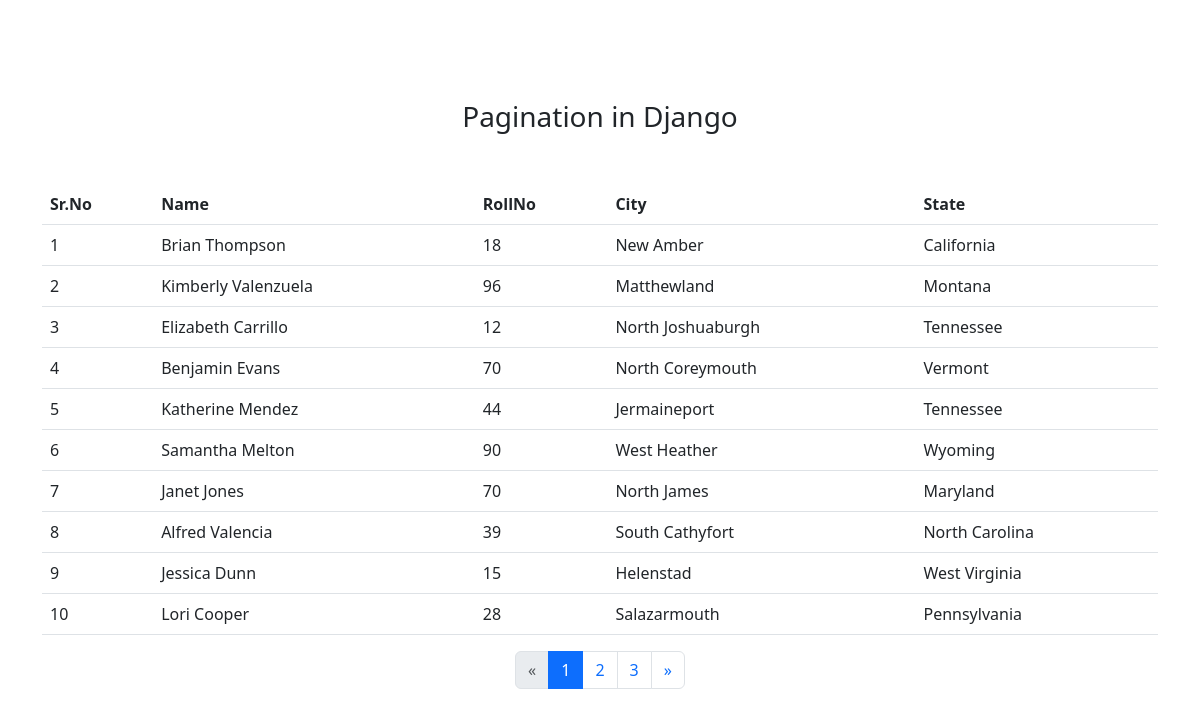
The page / on the database its author committed.
### myapp/models.py (models this page shows, shortened)
class Student(models.Model):
   name=models.CharField(max_length=100)
   rollno=models.CharField(max_length=100)
   city=models.CharField(max_length=100)
   state=models.CharField(max_length=100)

### myapp/views.py (the view)
# urls.py: path('',views.index,name=''),
def index(request):
   data=Student.objects.all()
   paginator=Paginator(data,10)
   page=request.GET.get('page')
   print('#####',page)
   obj=paginator.get_page(page)
   print('@@@@',obj)
   return render(request,'index.html',{'data':obj})

### myapp/templates/index.html (shortened to what this page needs)
<!DOCTYPE html>
<html lang="en">
<head>
   <link href="https://cdn.jsdelivr.net/npm/bootstrap@5.3.0-alpha3/dist/css/bootstrap.min.css" rel="stylesheet">
</head>
<body>
   <div class="container">
   <h3 style='text-align:center; margin-top:100px;'> Pagination in Django </h3>
   <table class='table table striped table hover' style='margin-top:50px;'>
      <thead>
         <tr>
            <th>Sr.No</th>
            <th>Name</th>
            <th>RollNo</th>
            <th>City</th>
            <th>State</th>
         </tr>
      </thead>
      {% for i in data %}
      <tbody>
         <tr>
            <td>{{forloop.counter}}</td>
            <td>{{i.name}}</td>
            <td>{{i.rollno}}</td>
            <td>{{i.city}}</td>
            <td>{{i.state}}</td>
         </tr>
      </tbody>
      {% endfor %}
   </table>
</div>
<div class="container" style="display: flex; place-content: center;">
{% if data.has_other_pages %}
<form method="get">
<nav aria-label="Page navigation">
   <ul class="pagination">
      {% if data.has_previous %}
      <li class="page-item"><a class="page-link" href="?page={{ data.previous_page_number }}">&laquo;</a></li>
      {% else %}
      <li class="page-item disabled"><a class="page-link" href="#">&laquo;</a></li>
      {% endif %}
      {% for num in data.paginator.page_range %}
      {% if num == data.number %}
         <li class="page-item active"><a class="page-link" href="#">{{ num }}</a></li>
      {% elif num > data.number|add:'-3' and num < data.number|add:'3' %}
         <li class="page-item"><a class="page-link" href="?page={{ num }}">{{ num }}</a></li>
      {% endif %}
      {% endfor %}
      {% if data.has_next %}
      <li class="page-item"><a class="page-link" href="?page={{ data.next_page_number }}">&raquo;</a></li>
      {% else %}
      <li class="page-item disabled"><a class="page-link" href="#">&raquo;</a></li>
      {% endif %}
   </ul>
</nav>
</form>
{% endif %}
</div>
</body>
</html>

### rows shown on the page
Student: name "Brian Thompson", rollno "18", city "New Amber", state "California"
Student: name "Kimberly Valenzuela", rollno "96", city "Matthewland", state "Montana"
Student: name "Elizabeth Carrillo", rollno "12", city "North Joshuaburgh", state "Tennessee"
Student: name "Benjamin Evans", rollno "70", city "North Coreymouth", state "Vermont"
Student: name "Katherine Mendez", rollno "44", city "Jermaineport", state "Tennessee"
Student: name "Samantha Melton", rollno "90", city "West Heather", state "Wyoming"
Student: name "Janet Jones", rollno "70", city "North James", state "Maryland"
Student: name "Alfred Valencia", rollno "39", city "South Cathyfort", state "North Carolina"
Student: name "Jessica Dunn", rollno "15", city "Helenstad", state "West Virginia"
Student: name "Lori Cooper", rollno "28", city "Salazarmouth", state "Pennsylvania"

### other values the page prints
{{ num }} "1"
{{ num }} "2" "3"
